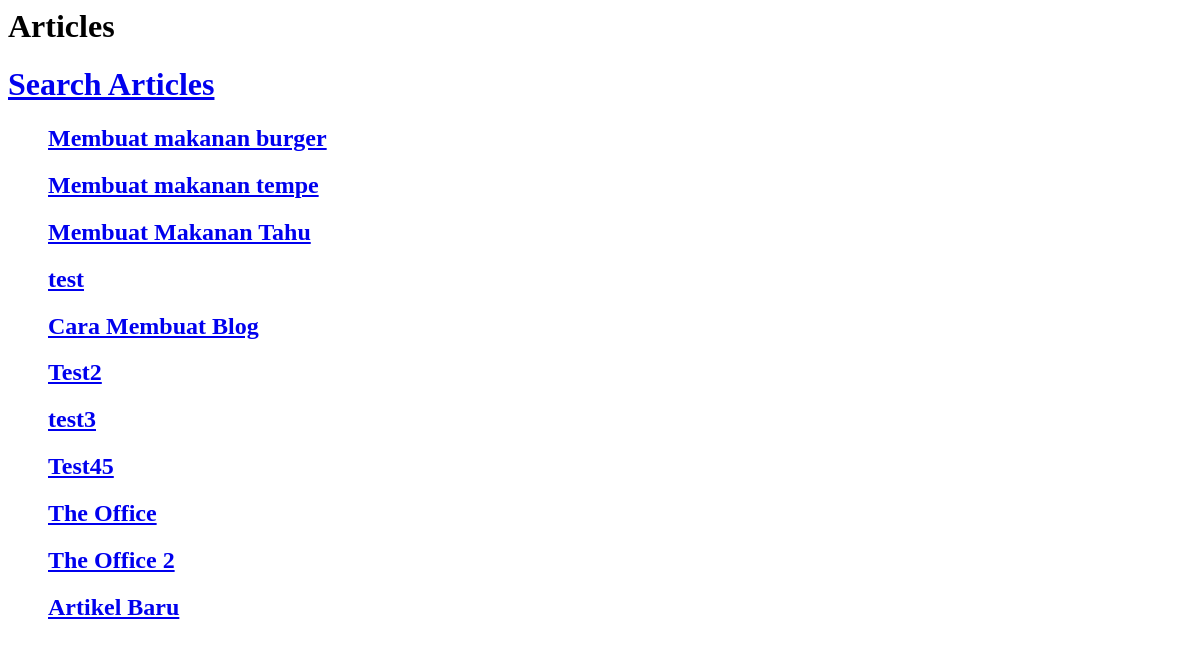
/, run on an earlier commit of the app's database.
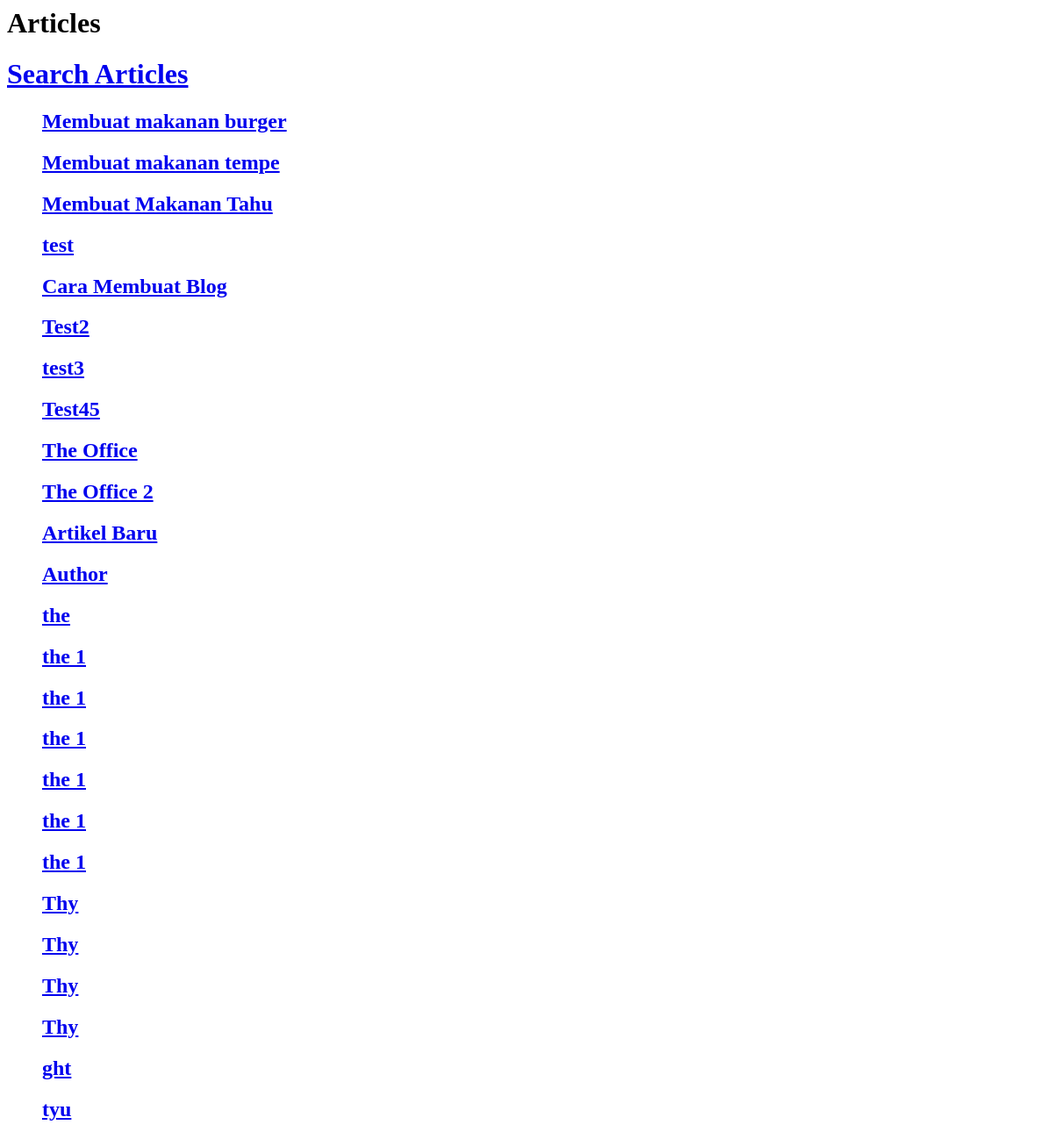
And on a later commit of the database.
### articles/models.py (models this page shows)
class Article(models.Model):
    title = models.CharField(max_length=120)
    content = models.TextField()
    timestamp = models.DateTimeField(auto_now_add=True)
    updated = models.DateTimeField(auto_now=True)
    publish = models.DateField(auto_now_add=False, auto_now=False, null=True, blank=True)

### djangomid/views.py (the view)
# urls.py: path('', views.index, name="index"),
def index(request):
    article_obj = Article.objects.get(id=1)
    article_all = Article.objects.all()
    context = {
        "arr_app" : article_all,
        "id" : article_obj.id,
        "title" : article_obj.title,
        "content" : article_obj.content,
    }
    html = render_to_string("djangomid/index.html", context=context)
    return HttpResponse(html)

### djangomid/templates/djangomid/index.html (shortened to what this page needs)
{% extends "djangomid/base.html" %}
{% block content %}
    <h1>Articles</h1>
    <h1><a href="/articles/">Search Articles</a></h1>
    <ul style="list-style: none;">
        {% for data in arr_app %}
        <li>
            <h2><a href="/articles/{{data.id}}">{{ data.title }}</a></h2>
        </li>
        {% endfor %}
    </ul>
{% endblock content %}

### djangomid/templates/djangomid/base.html (shortened to what this page needs)
<html lang="en">
    <head>
    </head>
    <body>
        {% block content %}
        {% endblock content %}
    </body>
</html>

What changed in the data, as far as the page shows it:
added Article: title "Author"
added Article: title "the"
added Article: title "the 1"
added Article: title "the 1"
added Article: title "the 1"
added Article: title "the 1"
added Article: title "the 1"
added Article: title "the 1"
added Article: title "Thy"
added Article: title "Thy"
added Article: title "Thy"
added Article: title "Thy"
added Article: title "ght"
added Article: title "tyu"
